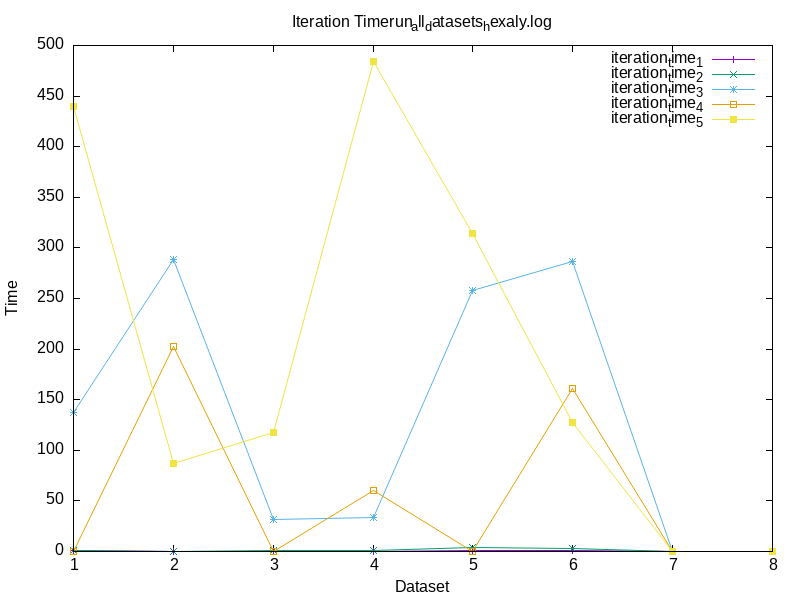

This figure's gnuplot source:
set terminal png size 800,600
set output 'solve_time_hexaly.png'
set title 'Iteration Timerun_all_datasets_hexaly.log'
set xlabel 'Dataset'
set ylabel 'Time'
set xtics 1
set key autotitle columnhead
plot '../Data_logs/solve_time_hexaly.dat' using 1:12 with linespoints title columnhead(12), '' using 1:13 with linespoints title columnhead(13), '' using 1:14 with linespoints title columnhead(14), '' using 1:15 with linespoints title columnhead(15), '' using 1:16 with linespoints title columnhead(16)
